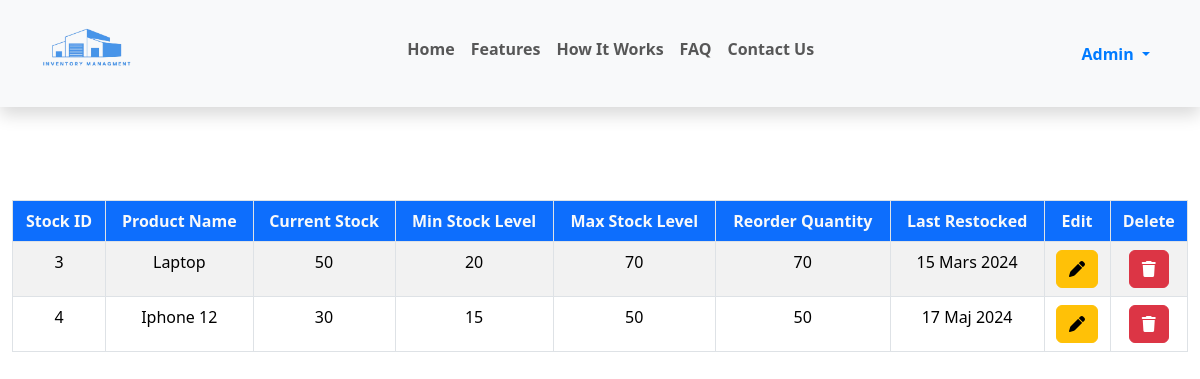
The page /stocks/ (signed in) on the database its author committed.
### App/models.py (models this page shows, shortened)
class Stock(models.Model):
    product = models.CharField(max_length=400, verbose_name=_("Product"))
    current_stock = models.IntegerField(verbose_name=_("Current Stock"))
    min_stock_level = models.IntegerField(verbose_name=_("Minimum Stock Level"))
    max_stock_level = models.IntegerField(verbose_name=_("Maximum Stock Level"))
    reorder_quantity = models.IntegerField(verbose_name=_("Reorder Quantity"))
    last_restocked = models.DateField(verbose_name=_("Last Restocked"))
    user = models.ForeignKey(User, on_delete=models.CASCADE, verbose_name=_("User"))
    class Meta:
        verbose_name_plural = _("Stocks")

### App/views.py (the view)
    def _wrapped_view(request, *args, **kwargs):
        expired_session_message = 'The session has expired. Please login again to continue.'
        if expired_session_message in [msg.message for msg in messages.get_messages(request)]:
            messages.info(request, expired_session_message)
            return redirect("login")
        if not request.user.is_authenticated:
            messages.error(request, "You need to login first!")
            return redirect("login")
        return view_func(request, *args, **kwargs)

### App/views.py (called while the page is built)
def redirect_if_not_authenticated(view_func):
    def _wrapped_view(request, *args, **kwargs):
        expired_session_message = 'The session has expired. Please login again to continue.'
        if expired_session_message in [msg.message for msg in messages.get_messages(request)]:
            messages.info(request, expired_session_message)
            return redirect("login")
        if not request.user.is_authenticated:
            messages.error(request, "You need to login first!")
            return redirect("login")
        return view_func(request, *args, **kwargs)
    return _wrapped_view

@redirect_if_not_authenticated
def stock(request):
    stocks = Stock.objects.filter(user=request.user)
    context = {"stocks": stocks}
    return render(request, "stock/stocks.html", context)

### App/templates/stock/stocks.html (shortened to what this page needs)
{% extends "base.html" %}
{% block content %}
    {% include 'nav.html' %}
    <div class="container-fluid products" style="margin-top: 100px;">
        <div class="row">
            <div class="col-lg-12">
                <div class="table-responsive pt-lg-0" style="margin-top: 100px !important;">
                    <table class="table table-bordered table-striped nowrap" id="example">
                        <thead>
                            <tr>
                                <th scope="col" class="bg-primary text-light text-center filter">Stock ID</th>
                                <th scope="col" class="bg-primary text-light text-center filter">Product Name</th>
                                <th scope="col" class="bg-primary text-light text-center filter">Current Stock</th>
                                <th scope="col" class="bg-primary text-light text-center filter">Min Stock Level</th>
                                <th scope="col" class="bg-primary text-light text-center filter">Max Stock Level</th>
                                <th scope="col" class="bg-primary text-light text-center filter">Reorder Quantity</th>
                                <th scope="col" class="bg-primary text-light text-center filter">Last Restocked</th>
                                <th scope="col" class="bg-primary text-light text-center filter">Edit</th>
                                <th scope="col" class="bg-primary text-light text-center filter">Delete</th>
                            </tr>
                        </thead>
                        <tbody>
                            {% for stock in stocks %}
                                <tr>
                                    <td class="text-center">{{ stock.id }}</td>
                                    <td class="text-center">{{ stock.product }}</td>
                                    <td class="text-center">{{ stock.current_stock }}</td>
                                    <td class="text-center">{{ stock.min_stock_level }}</td>
                                    <td class="text-center">{{ stock.max_stock_level }}</td>
                                    <td class="text-center">{{ stock.reorder_quantity }}</td>
                                    <td class="text-center">{{ stock.last_restocked }}</td>
                                    <td class="text-center">
                                        <a href="{% url 'edit_stock' stock.id %}" class="btn btn-warning">
                                            <i class="fas fa-pen"></i>
                                        </a>
                                    </td>
                                    <td class="text-center">
                                        <a href="#" class="btn btn-danger" title="DELETE" data-bs-toggle="modal" data-bs-target="#exampleModal{{ stock.pk }}">
                                            <i class="fas fa-trash"></i>
                                        </a>
                                    </td>
                                </tr>
                            {% endfor %}
                        </tbody>
                    </table>
                </div>
            </div>
        </div>
    </div>
{% endblock content %}

### App/templates/nav.html (shortened to what this page needs)
{% load static %}
<nav class="navbar navbar-expand-lg navbar-light bg-light shadow fixed-top p-3" id="nav-scroll">
  <div class="container">
      <a href="{% url 'home' %}" class="navbar-brand fw-bolder">
        <img src="{% static 'img/inventory-logo.png' %}" alt="" class="img-fluid logo">
      </a>
    <div class="collapse navbar-collapse pt-3 pt-lg-0 fw-bold" id="navbar">
      <ul class="navbar-nav me-auto mb-2 mb-lg-0 mx-auto">
        <li class="nav-item">
          <a class="nav-link link d-inline-block
          {% if request.path == '/' %} active {% endif %}"
          href="/#home">Home</a>
        </li>
        <li class="nav-item">
          <a class="nav-link link d-inline-block" href="/#features">Features</a>
        </li>
        <li class="nav-item">
          <a class="nav-link link d-inline-block" href="/#how-it-works">How It Works</a>
        </li>
        <li class="nav-item">
          <a class="nav-link link d-inline-block" href="/#faq">FAQ</a>
        </li>
        <li class="nav-item">
          <a class="nav-link link d-inline-block" href="/#contact">Contact Us</a>
        </li>
      </ul>
      <ul class="navbar-nav mb-2 mb-lg-0">
        {% if request.user.is_authenticated %}
            <li class="nav-item dropdown">
              <a href="#" class="nav-link dropdown-toggle
              {% if request.path == '/account/' or request.path == '/account/change/password/' or request.path == '/delete/account/' or request.path == '/products/' or request.path == '/add-product/' or request.path == '/products/dashboard/' or request.path == '/add-category/' or request.path == '/stocks/' or request.path == '/add-stock/' or request.path == '/stocks/dashboard/' %}
                active
              {% endif %}"
              href="#" role="button" aria-expanded="false">
                {{ request.user | title }}
              </a>
            </li>
        {% endif %}
      </ul>
    </div>
  </div>
</nav>

### App/static/css/styles.css (style rules this page uses)
.link { position: relative; overflow: hidden; }
.link::after { content: ""; display: block; height: 3px; width: 100%; background-color: #007bff; transform: scale(0); transform-origin: left; transition: transform 0.5s ease; }
.logo { width: 90px; }
.active { color: #007bff !important; }

### rows shown on the page
Stock: id "3", product "Laptop", current_stock "50", min_stock_level "20", max_stock_level "70", reorder_quantity "70", last_restocked "15 Mars 2024"
Stock: id "4", product "Iphone 12", current_stock "30", min_stock_level "15", max_stock_level "50", reorder_quantity "50", last_restocked "17 Maj 2024"

### other values the page prints
{{ request.user | title }} "Admin"
